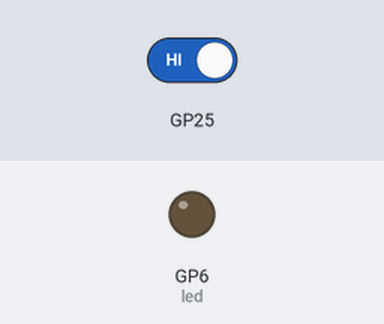
Recording of a program running on a simulated Raspberry Pi Pico running MicroPython. Shown: output pins drawn as LEDs (lit = HIGH). The inputs (shaded band) are chosen by the test bench.

Above: at 1.2 s.
1.3 s: on-board LED held down
At 2.2 s:
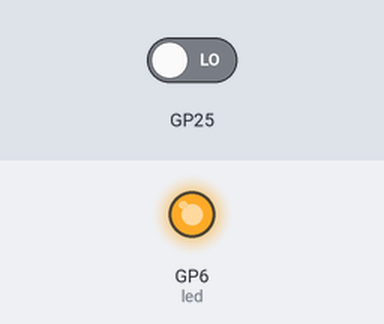
2.8 s: on-board LED released
At 3.4 s:
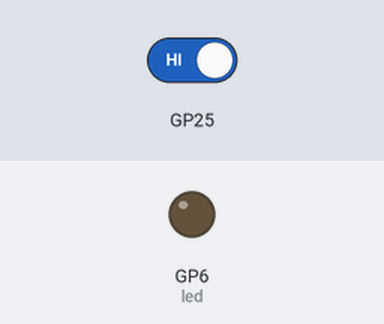
Timing chart, 0 to 5.8 s (numbered marks = the images above; inputs shaded):
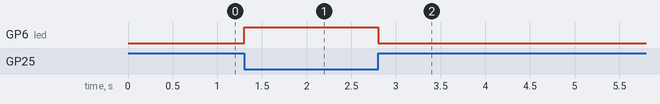

Measured:
- after the input at 1.3 s, GP6 (led): LOW → HIGH at once
- after the input at 2.8 s, GP6 (led): HIGH → LOW at once

The program:

button_code.py
```python
# connect button with gpio 25 and gnd
# onboard arduino nano rp2040 is on pin 6


import machine
import time

button = machine.Pin(25, machine.Pin.IN, machine.Pin.PULL_UP)
led = machine.Pin(6, machine.Pin.OUT)

while True:
    if button.value() == 1:  # Button is pressed
        led.value(0)  # Turn on the LED
    else:
        led.value(1)  # Turn off the LED
    time.sleep(0.1)  # Add a small delay to avoid rapid toggling
```
